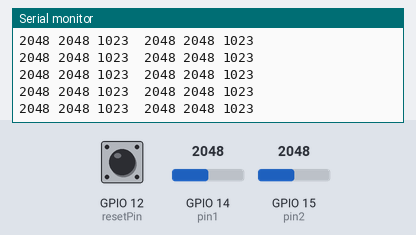
This sketch was run on a simulated ESP32. Parts: the last lines printed to the serial monitor. The test bench sets the inputs (shaded band); at power-on: GPIO 14 (pin1) = 2048, GPIO 15 (pin2) = 2048, GPIO 12 (resetPin) HIGH.

Above: at 1.2 s.
1.3 s: GPIO 14 (pin1) set to 1046
At 2.4 s:
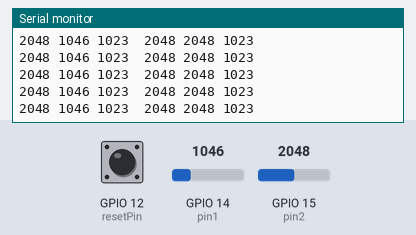
2.8 s: GPIO 14 (pin1) set to 955
At 3.4 s:
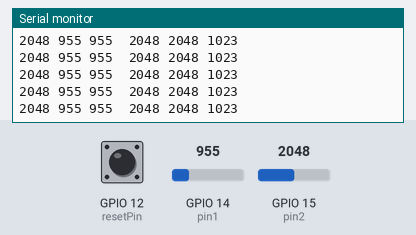
5.8 s: GPIO 15 (pin2) set to 1072
At 6.5 s:
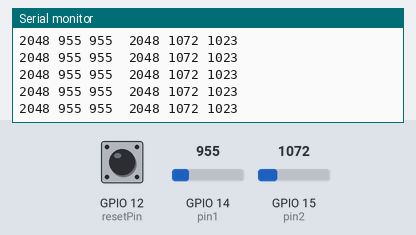
7.3 s: GPIO 15 (pin2) set to 936
At 8.1 s:
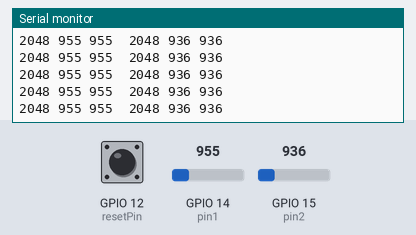
11.8 s: GPIO 15 (pin2) set to 109
At 12.4 s:
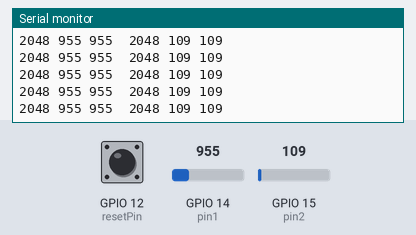
13.3 s: GPIO 15 (pin2) set to 93
At 14.2 s:
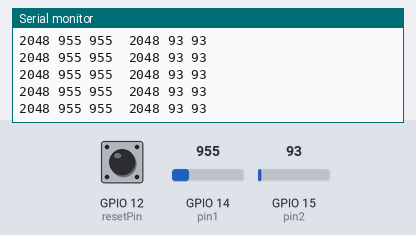
Timing chart, 0 to 15.8 s (numbered marks = the images above; inputs shaded):
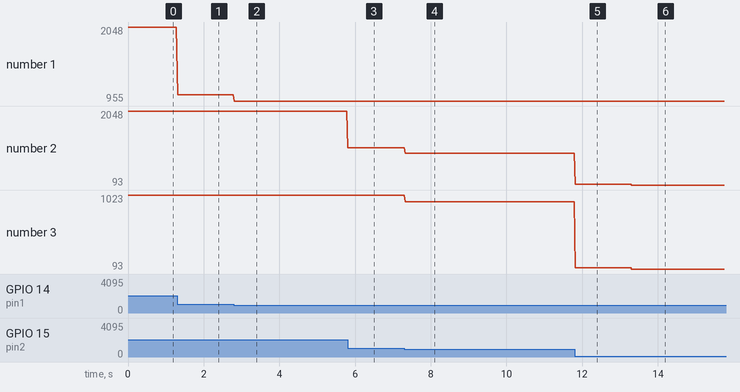

The sketch:

continuous_read.ino
```cpp
int pin1 = 14;
int pin2 = 15;
int resetPin = 12;
int lower = 460;
int upper = 560;
volatile int max1 = 0;
volatile int min1 = 1023;
volatile int max2 = 0;
volatile int min2 = 1023;

void setup() {
    Serial.begin(9600);
    pinMode(resetPin, INPUT_PULLUP);
    attachInterrupt(resetPin, resetHandler, FALLING);
}

void loop() {
    int read1 = analogRead(pin1);
    int read2 = analogRead(pin2);

    if (read1 > max1) max1 = read1;
    else if (read1 < min1) min1 = read1;
    if (read2 > max2) max2 = read2;
    else if (read2 < min2) min2 = read2;

    Serial.printf("%d %d %d\t%d %d %d\n", max1, read1, min1, max2, read2, min2);
}

void resetHandler() {
    max1 = max2 = 0;
    min1 = min2 = 1023;
}
```

Measured:
- after the input at 1.3 s, the serial monitor: prints a new line at once (image 1)
- after the input at 2.8 s, the serial monitor: prints a new line at once (image 2)
- after the input at 5.8 s, the serial monitor: prints a new line at once (image 3)
- after the input at 7.3 s, the serial monitor: prints a new line at once (image 4)
- after the input at 11.8 s, the serial monitor: prints a new line at once (image 5)
- after the input at 13.3 s, the serial monitor: prints a new line at once (image 6)
- plotted number 1: 2048 → 1046 after the input at 1.3 s, 1046 → 955 after the input at 2.8 s
- plotted number 2: 2048 → 1072 after the input at 5.8 s, 1072 → 936 after the input at 7.3 s, 936 → 109 after the input at 11.8 s, 109 → 93 after the input at 13.3 s
